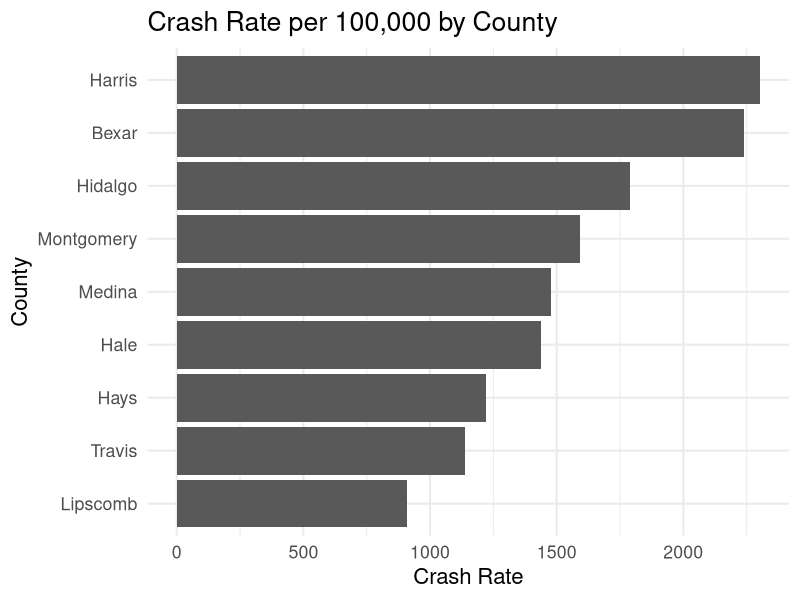
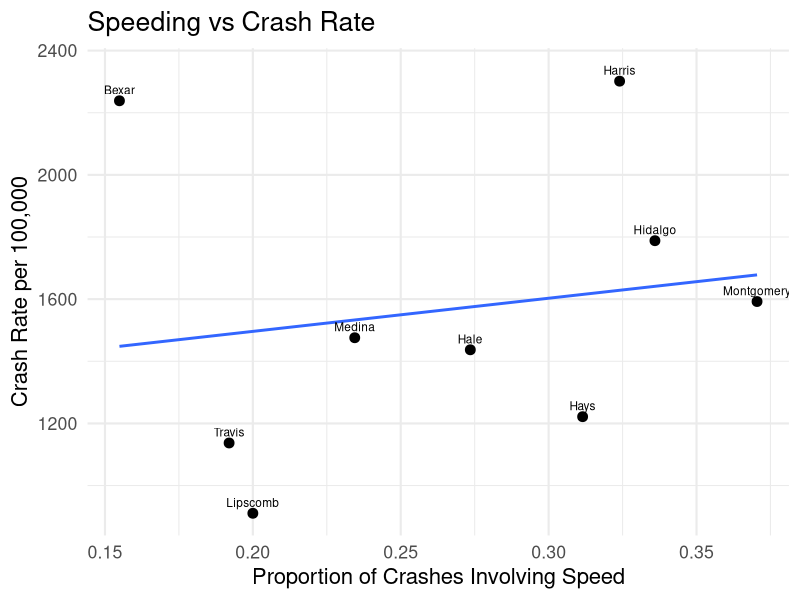
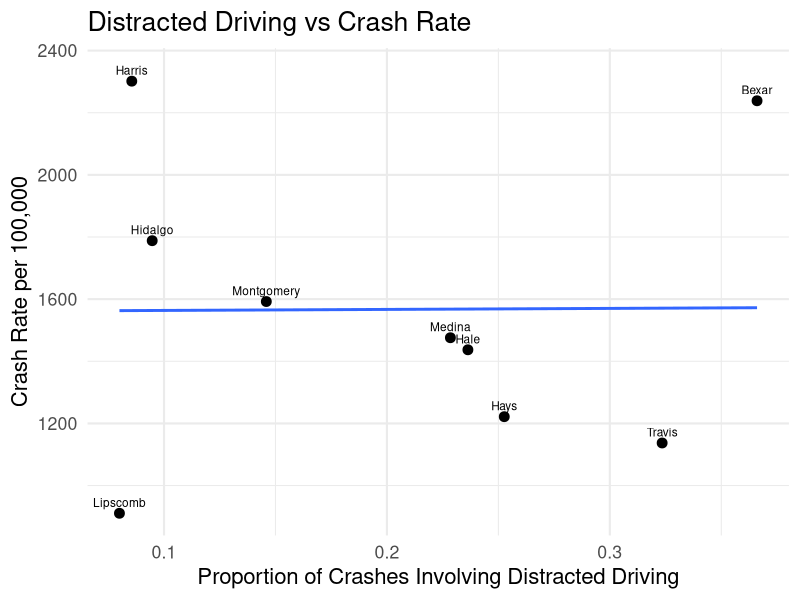
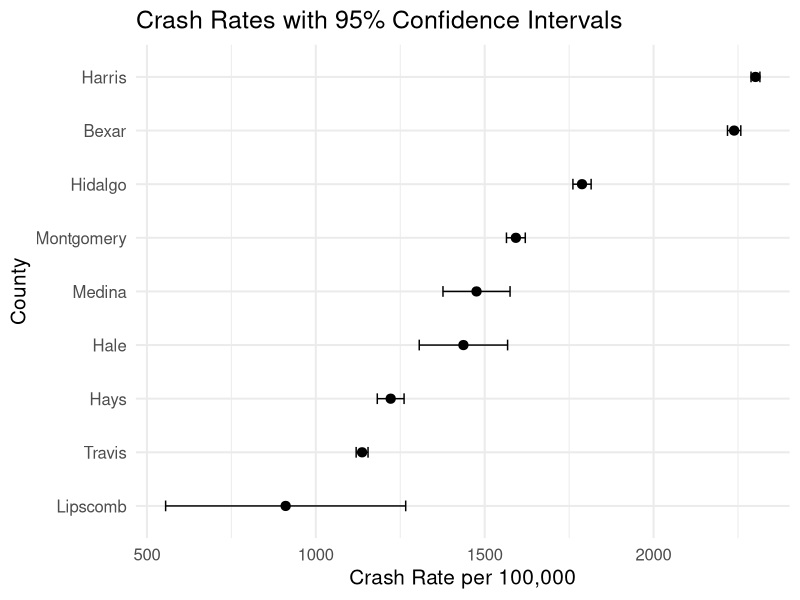

Generate these figures, in order, with R:
## ---- chunk 1
knitr::opts_chunk$set(
  echo = FALSE,
  warning = FALSE,
  message = FALSE,
  fig.width = 8,
  fig.height = 4.8,
  fig.align = "center"
)

library(tidyverse)

# ---- Data import ----
crash <- read.csv("Crash_Data_2024.csv")

# ---- Data cleaning ----
crash <- crash %>%
  mutate(
    Total_Crashes = as.numeric(gsub(",", "", Total_Crashes)),
    Population = as.numeric(gsub(",", "", Population)),
    Fatal_Crashes = as.numeric(gsub(",", "", Fatal_Crashes)),
    Speed_Crashes = as.numeric(gsub(",", "", Speed_Crashes)),
    DUI_Crashes = as.numeric(gsub(",", "", DUI_Crashes)),
    Distracted_Crashes = as.numeric(gsub(",", "", Distracted_Crashes)),
    Serious_Crashes = as.numeric(gsub(",", "", Serious_Crashes)),
    Minor_Crashes = as.numeric(gsub(",", "", Minor_Crashes))
  ) %>%
  mutate(
    Crash_Rate = (Total_Crashes / Population) * 100000,
    Fatal_Rate = (Fatal_Crashes / Population) * 100000,
    SpeedPercent = Speed_Crashes / Total_Crashes,
    DUIPercent = DUI_Crashes / Total_Crashes,
    DistractedPercent = Distracted_Crashes / Total_Crashes,
    SeverityPercent = (Fatal_Crashes + Serious_Crashes) / Total_Crashes
  )

# ---- Ranked tables ----
rank_crash <- crash %>%
  arrange(desc(Crash_Rate)) %>%
  select(County, Crash_Rate, Total_Crashes, Population)

rank_fatal <- crash %>%
  arrange(desc(Fatal_Rate)) %>%
  select(County, Fatal_Rate, Fatal_Crashes, Population)

risk_table <- crash %>%
  select(County, SpeedPercent, DUIPercent, DistractedPercent, SeverityPercent) %>%
  arrange(desc(SpeedPercent))

# ---- Confidence intervals ----
make_ci <- function(df, county_name) {
  row <- df %>% filter(County == county_name)
  p_hat <- row$Total_Crashes / row$Population
  n <- row$Population
  z <- 1.96
  se <- sqrt((p_hat * (1 - p_hat)) / n)
  tibble(
    County = county_name,
    Lower_CI = (p_hat - z * se) * 100000,
    Upper_CI = (p_hat + z * se) * 100000,
    Crash_Rate = p_hat * 100000
  )
}

ci_compare <- bind_rows(
  make_ci(crash, "Harris"),
  make_ci(crash, "Montgomery")
)

# ---- Regression ----
model <- lm(Crash_Rate ~ SpeedPercent + DUIPercent + DistractedPercent, data = crash)
model_coef <- broom::tidy(model)
model_fit <- broom::glance(model)

# ---- Key result values for slides ----
top_crash <- crash %>%
  arrange(desc(Crash_Rate)) %>%
  select(County, Crash_Rate)

harris_rate <- crash %>% filter(County == "Harris") %>% pull(Crash_Rate)
bexar_rate <- crash %>% filter(County == "Bexar") %>% pull(Crash_Rate)
travis_rate <- crash %>% filter(County == "Travis") %>% pull(Crash_Rate)
lipscomb_rate <- crash %>% filter(County == "Lipscomb") %>% pull(Crash_Rate)

r2_val <- model_fit$r.squared

ci_all <- crash %>%
  mutate(
    p_hat = Total_Crashes / Population,
    n = Population,
    z = 1.96,
    se = sqrt((p_hat * (1 - p_hat)) / n),
    Lower_CI = (p_hat - z * se) * 100000,
    Upper_CI = (p_hat + z * se) * 100000,
    Crash_Rate = p_hat * 100000
  ) %>%
  select(County, Crash_Rate, Lower_CI, Upper_CI)
## ---- chunk 2
knitr::kable(
  tibble(County = unique(crash$County)),
  booktabs = TRUE,
  align = "l",
  caption = "Counties included in the analysis"
)
## ---- chunk 3
knitr::kable(
  crash %>%
    select(County, Crash_Rate, Fatal_Rate, SpeedPercent, DUIPercent, DistractedPercent),
  digits = 3,
  caption = "Derived Variables"
)
## ---- chunk 4
knitr::kable(
  rank_crash %>% mutate(Crash_Rate = round(Crash_Rate, 2)),
  booktabs = TRUE,
  caption = "Counties ranked by crash rate per 100,000"
)
## ---- chunk 5
ggplot(crash, aes(x = reorder(County, Crash_Rate), y = Crash_Rate)) +
  geom_col() +
  coord_flip() +
  labs(
    title = "Crash Rate per 100,000 by County",
    x = "County",
    y = "Crash Rate"
  ) +
  theme_minimal(base_size = 16)

## ---- chunk 6
knitr::kable(
  rank_fatal %>% mutate(Fatal_Rate = round(Fatal_Rate, 2)),
  booktabs = TRUE,
  caption = "Counties ranked by fatal crash rate per 100,000"
)
## ---- chunk 7
knitr::kable(
  risk_table %>% mutate(across(-County, ~ round(.x, 4))),
  booktabs = TRUE,
  caption = "Risk-factor proportions by county"
)
## ---- chunk 8
ggplot(crash, aes(x = SpeedPercent, y = Crash_Rate, label = County)) +
  geom_point(size = 3) +
  geom_smooth(method = "lm", se = FALSE) +
  geom_text(nudge_y = 35, size = 3) +
  labs(
    title = "Speeding vs Crash Rate",
    x = "Proportion of Crashes Involving Speed",
    y = "Crash Rate per 100,000"
  ) +
  theme_minimal(base_size = 16)
## ---- chunk 9
ggplot(crash, aes(x = DistractedPercent, y = Crash_Rate, label = County)) +
  geom_point(size = 3) +
  geom_smooth(method = "lm", se = FALSE) +
  geom_text(nudge_y = 35, size = 3) +
  labs(
    title = "Distracted Driving vs Crash Rate",
    x = "Proportion of Crashes Involving Distracted Driving",
    y = "Crash Rate per 100,000"
  ) +
  theme_minimal(base_size = 16)
## ---- chunk 10
knitr::kable(
  ci_all %>% mutate(across(-County, ~ round(.x, 2))),
  format = "latex",
  booktabs = TRUE,
  caption = "Crash rates and 95% confidence intervals per 100,000 residents"
)
## ---- chunk 11
ggplot(ci_all, aes(x = reorder(County, Crash_Rate), y = Crash_Rate)) +
  geom_point(size = 2.8) +
  geom_errorbar(aes(ymin = Lower_CI, ymax = Upper_CI), width = 0.2) +
  coord_flip() +
  labs(
    title = "Crash Rates with 95% Confidence Intervals",
    x = "County",
    y = "Crash Rate per 100,000"
  ) +
  theme_minimal(base_size = 15)
## ---- chunk 12
knitr::kable(
  model_coef %>% mutate(across(where(is.numeric), ~ round(.x, 4))),
  booktabs = TRUE,
  caption = "Regression coefficients"
)
## ---- chunk 13
knitr::kable(
  model_fit %>%
    select(r.squared, adj.r.squared, sigma, statistic, p.value) %>%
    mutate(across(everything(), ~ round(.x, 4))),
  booktabs = TRUE,
  caption = "Regression model fit"
)
